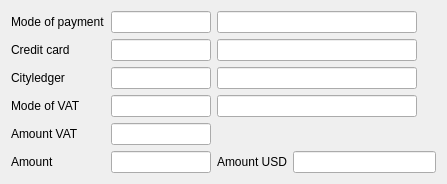
<?xml version="1.0" encoding="UTF-8"?>
<ui version="4.0">
 <class>WPaymentDetails</class>
 <widget class="QWidget" name="WPaymentDetails">
  <property name="geometry">
   <rect>
    <x>0</x>
    <y>0</y>
    <width>447</width>
    <height>168</height>
   </rect>
  </property>
  <property name="sizePolicy">
   <sizepolicy hsizetype="Fixed" vsizetype="Preferred">
    <horstretch>0</horstretch>
    <verstretch>0</verstretch>
   </sizepolicy>
  </property>
  <property name="windowTitle">
   <string>Form</string>
  </property>
  <layout class="QGridLayout" name="gridLayout">
   <item row="5" column="1">
    <widget class="EQLineEdit" name="leAmount">
     <property name="minimumSize">
      <size>
       <width>100</width>
       <height>0</height>
      </size>
     </property>
     <property name="maximumSize">
      <size>
       <width>100</width>
       <height>16777215</height>
      </size>
     </property>
    </widget>
   </item>
   <item row="0" column="1">
    <widget class="EQLineEdit" name="lePayment">
     <property name="minimumSize">
      <size>
       <width>100</width>
       <height>0</height>
      </size>
     </property>
     <property name="maximumSize">
      <size>
       <width>100</width>
       <height>16777215</height>
      </size>
     </property>
    </widget>
   </item>
   <item row="1" column="1">
    <widget class="EQLineEdit" name="leCard">
     <property name="minimumSize">
      <size>
       <width>100</width>
       <height>0</height>
      </size>
     </property>
     <property name="maximumSize">
      <size>
       <width>100</width>
       <height>16777215</height>
      </size>
     </property>
    </widget>
   </item>
   <item row="4" column="1">
    <widget class="EQLineEdit" name="leVATAmount">
     <property name="minimumSize">
      <size>
       <width>100</width>
       <height>0</height>
      </size>
     </property>
     <property name="maximumSize">
      <size>
       <width>100</width>
       <height>16777215</height>
      </size>
     </property>
     <property name="focusPolicy">
      <enum>Qt::NoFocus</enum>
     </property>
     <property name="readOnly">
      <bool>true</bool>
     </property>
    </widget>
   </item>
   <item row="5" column="3">
    <widget class="EQLineEdit" name="leAmountUSD">
     <property name="focusPolicy">
      <enum>Qt::NoFocus</enum>
     </property>
     <property name="readOnly">
      <bool>true</bool>
     </property>
    </widget>
   </item>
   <item row="3" column="1">
    <widget class="EQLineEdit" name="leVAT">
     <property name="minimumSize">
      <size>
       <width>100</width>
       <height>0</height>
      </size>
     </property>
     <property name="maximumSize">
      <size>
       <width>100</width>
       <height>16777215</height>
      </size>
     </property>
    </widget>
   </item>
   <item row="5" column="0">
    <widget class="QLabel" name="label_4">
     <property name="text">
      <string>Amount</string>
     </property>
    </widget>
   </item>
   <item row="1" column="2" colspan="2">
    <widget class="EQLineEdit" name="leCardName">
     <property name="minimumSize">
      <size>
       <width>200</width>
       <height>0</height>
      </size>
     </property>
     <property name="maximumSize">
      <size>
       <width>200</width>
       <height>16777215</height>
      </size>
     </property>
     <property name="focusPolicy">
      <enum>Qt::NoFocus</enum>
     </property>
     <property name="readOnly">
      <bool>true</bool>
     </property>
    </widget>
   </item>
   <item row="3" column="2" colspan="2">
    <widget class="EQLineEdit" name="leVATName">
     <property name="minimumSize">
      <size>
       <width>200</width>
       <height>0</height>
      </size>
     </property>
     <property name="maximumSize">
      <size>
       <width>200</width>
       <height>16777215</height>
      </size>
     </property>
     <property name="focusPolicy">
      <enum>Qt::NoFocus</enum>
     </property>
     <property name="readOnly">
      <bool>true</bool>
     </property>
    </widget>
   </item>
   <item row="5" column="2">
    <widget class="QLabel" name="label_5">
     <property name="text">
      <string>Amount USD</string>
     </property>
    </widget>
   </item>
   <item row="4" column="0">
    <widget class="QLabel" name="lbAmountVAT">
     <property name="text">
      <string>Amount VAT</string>
     </property>
    </widget>
   </item>
   <item row="0" column="2" colspan="2">
    <widget class="EQLineEdit" name="lePaymentName">
     <property name="minimumSize">
      <size>
       <width>200</width>
       <height>0</height>
      </size>
     </property>
     <property name="maximumSize">
      <size>
       <width>200</width>
       <height>16777215</height>
      </size>
     </property>
     <property name="focusPolicy">
      <enum>Qt::NoFocus</enum>
     </property>
     <property name="readOnly">
      <bool>true</bool>
     </property>
    </widget>
   </item>
   <item row="0" column="0">
    <widget class="QLabel" name="label">
     <property name="text">
      <string>Mode of payment</string>
     </property>
    </widget>
   </item>
   <item row="3" column="0">
    <widget class="QLabel" name="lbVatMode">
     <property name="text">
      <string>Mode of VAT</string>
     </property>
    </widget>
   </item>
   <item row="1" column="0">
    <widget class="QLabel" name="lbCard">
     <property name="text">
      <string>Credit card</string>
     </property>
    </widget>
   </item>
   <item row="2" column="0">
    <widget class="QLabel" name="lbCL">
     <property name="text">
      <string>Cityledger</string>
     </property>
    </widget>
   </item>
   <item row="2" column="1">
    <widget class="EQLineEdit" name="leCL">
     <property name="minimumSize">
      <size>
       <width>100</width>
       <height>0</height>
      </size>
     </property>
     <property name="maximumSize">
      <size>
       <width>100</width>
       <height>16777215</height>
      </size>
     </property>
    </widget>
   </item>
   <item row="2" column="2" colspan="2">
    <widget class="EQLineEdit" name="leCLName">
     <property name="minimumSize">
      <size>
       <width>200</width>
       <height>0</height>
      </size>
     </property>
     <property name="maximumSize">
      <size>
       <width>200</width>
       <height>16777215</height>
      </size>
     </property>
     <property name="focusPolicy">
      <enum>Qt::NoFocus</enum>
     </property>
    </widget>
   </item>
  </layout>
 </widget>
 <customwidgets>
  <customwidget>
   <class>EQLineEdit</class>
   <extends>QLineEdit</extends>
   <header location="global">eqlineedit.h</header>
   <slots>
    <signal>customButtonClicked(bool)</signal>
   </slots>
  </customwidget>
 </customwidgets>
 <tabstops>
  <tabstop>lePayment</tabstop>
  <tabstop>leCard</tabstop>
  <tabstop>leVAT</tabstop>
  <tabstop>leAmount</tabstop>
  <tabstop>leAmountUSD</tabstop>
  <tabstop>leVATName</tabstop>
  <tabstop>leCardName</tabstop>
  <tabstop>lePaymentName</tabstop>
  <tabstop>leVATAmount</tabstop>
 </tabstops>
 <resources/>
 <connections/>
</ui>
